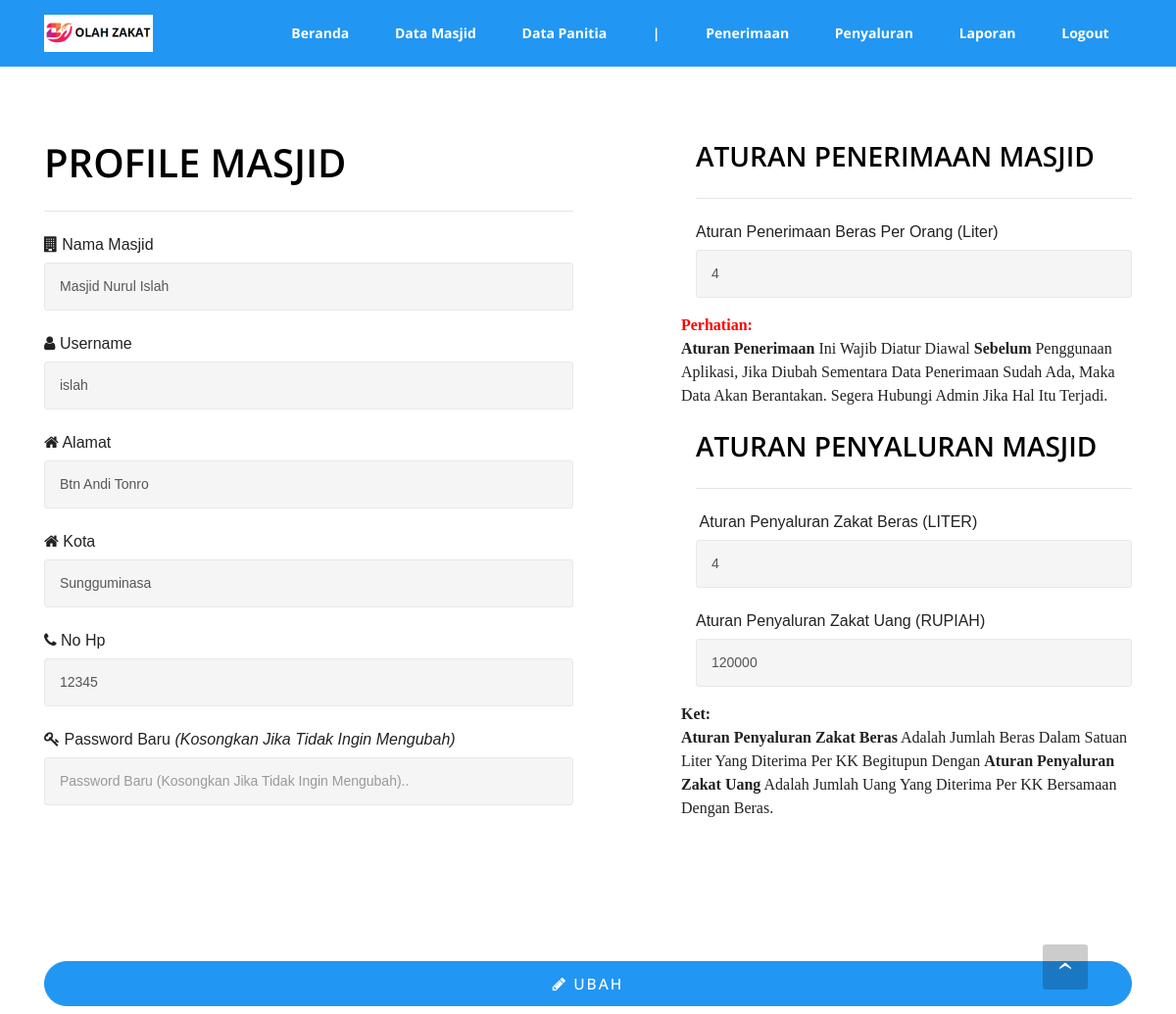
Screenshot of /admin/edit_user.php (signed in) with the database file from the repository.
### tables this page shows
CREATE TABLE IF NOT EXISTS `users` (
  `id` int(11) NOT NULL AUTO_INCREMENT,
  `nama` varchar(250) DEFAULT NULL,
  `username` varchar(250) DEFAULT NULL,
  `password` varchar(250) DEFAULT NULL,
  `alamat` text DEFAULT NULL,
  `kota` text DEFAULT NULL,
  `titik_kordinat` text DEFAULT NULL,
  `foto` text DEFAULT NULL,
  `no_hp` text DEFAULT NULL,
  `set_fitrah_beras` double DEFAULT 4,
  `set_fitrah_uang` double DEFAULT 50000,
  `set_beras_muzakki` double DEFAULT 4,
  `perkiraan_penerima` double DEFAULT 0,
  `hak_akses` text DEFAULT NULL,
  `created_at` timestamp NULL DEFAULT current_timestamp(),
  `updated_at` timestamp NULL DEFAULT current_timestamp() ON UPDATE current_timestamp(),
  PRIMARY KEY (`id`)
);

### admin/edit_user.php (the view, shortened to what this page needs)
<?php include('template/top.php') ?>
            <?php
                $id = $_SESSION['id'];
                $dt = mysqli_query($mysqli, "SELECT * FROM users WHERE id = $id");
                $d  = mysqli_fetch_array($dt);
            ?>
<form action="" class="form-horizontal" method="post" accept-charset="utf-8">
    <section class="mbr-section mbr-section-hero mbr-section-full mbr-after-navbar" id="header1-1" style="background-color: rgb(255, 255, 255);">
        <div class="mbr-table-cell">
            <div class="container">
                <div class="row">
                    <div class="mbr-section col-md-6 text-xs-center">
                        <h4 class="mbr-section-title display-3">PROFILE MASJID</h4>
                        <hr>
                        <div class="mbr-section-text">
                            <div class='row'>
                                <div class="col-lg-12">
                                    <div class="form-group">
                                        <label class="form-control-static pull-left"><span class="fa fa-building"></span> Nama Masjid</label>
                                        <input type="text" class="form-control" name="nama" placeholder="Nama Masjid.." value="<?php echo $d['nama'];?>">
                                    </div>
                                </div>
                                <div class="col-lg-12">
                                    <div class="form-group">
                                        <label class="form-control-static pull-left"><span class="fa fa-user"></span> Username</label>
                                        <input type="text" class="form-control" name="username" placeholder="Username.." value="<?php echo $d['username'];?>">
                                    </div>
                                </div>
                                <div class="col-lg-12">
                                    <div class="form-group">
                                        <label class="form-control-static pull-left"><span class="fa fa-home"></span> Alamat</label>
                                        <input type="text" class="form-control" name="alamat" placeholder="Alamat.." value="<?php echo $d['alamat'];?>">
                                    </div>
                                </div>
                                <div class="col-lg-12">
                                    <div class="form-group">
                                        <label class="form-control-static pull-left"><span class="fa fa-home"></span> Kota</label>
                                        <input type="text" class="form-control" name="kota" placeholder="Alamat.." value="<?php echo $d['kota'];?>">
                                    </div>
                                </div>
                                <div class="col-lg-12">
                                    <div class="form-group">
                                        <label class="form-control-static pull-left"><span class="fa fa-phone"></span> No Hp</label>
                                        <input type="text" class="form-control" name="no_hp" placeholder="No Handphone Pengurus.." value="<?php echo $d['no_hp'];?>">
                                    </div>
                                </div>
                                <div class="col-lg-12">
                                    <div class="form-group">
                                        <label class="form-control-static pull-left"><span class="fa fa-key"></span> Password Baru <i>(Kosongkan Jika Tidak Ingin Mengubah)</i></label>
                                        <input type="password" class="form-control" id="input_5" name="new_pass" placeholder="Password Baru (Kosongkan Jika Tidak Ingin Mengubah).." value="">
                                    </div>
                                </div>
                            </div>
                        </div>
                    </div>
                    <div class="mbr-section col-md-5 col-md-offset-1">
                        <h1 class="mbr-section-title display-3" style="font-size: 28px;">ATURAN PENERIMAAN MASJID</h1>
                        <hr>
                        <div class="mbr-section-text">
                            <div class='row'>
                                <div class="col-lg-12">
                                    <div class="form-group">
                                        <label class="form-control-static pull-left">Aturan Penerimaan Beras Per Orang (Liter)</label>
                                        <input type="number" class="form-control" name="set_beras_muzakki" min="0" placeholder="Aturan Penerimaan Beras Per Orang.." onkeypress="return onlyNumbers();" value="<?php echo $d['set_beras_muzakki'];?>">
                                    </div>
                                </div>
                                <span style="text-align: left!important;font-family: calibri;">
                                  <b style="color: red;">Perhatian:</b> <br>
                                    <b>Aturan Penerimaan</b> Ini Wajib Diatur Diawal <b>Sebelum</b> Penggunaan Aplikasi, Jika Diubah Sementara Data Penerimaan Sudah Ada, Maka Data Akan Berantakan. Segera Hubungi Admin Jika Hal Itu Terjadi.
                                    <br><br>
                                </span>
                            </div>
                        </div>
                        <h1 class="mbr-section-title display-3" style="font-size: 28px;">ATURAN PENYALURAN MASJID</h1>
                        <hr>
                        <div class="mbr-section-text">
                            <div class='row'>
                                <div class="col-lg-12">
                                    <div class="form-group">
                                        <label class="form-control-static pull-left"><span class="fa fa-mosque"></span> Aturan Penyaluran Zakat Beras (LITER)</label>
                                        <input type="text" class="form-control" name="set_fitrah_beras" placeholder="Aturan Penyaluran Zakat Beras (LITER).." value="<?php echo $d['set_fitrah_beras'];?>">
                                    </div>
                                </div>
                                <div class="col-lg-12">
                                    <div class="form-group">
                                        <label class="form-control-static pull-left"> Aturan Penyaluran Zakat Uang (RUPIAH)</label>
                                        <input type="number" class="form-control" name="set_fitrah_uang" min="0" placeholder="Aturan Penyaluran Zakat Uang (RUPIAH).." onkeypress="return onlyNumbers();" value="<?php echo $d['set_fitrah_uang'];?>">
                                    </div>
                                </div>
                                <span style="text-align: left!important;font-family: calibri;">
                                  <b>Ket:</b> <br>
                                    <b>Aturan Penyaluran Zakat Beras</b> Adalah Jumlah Beras Dalam Satuan Liter Yang Diterima Per KK Begitupun Dengan <b>Aturan Penyaluran Zakat Uang</b> Adalah Jumlah Uang Yang Diterima Per KK Bersamaan Dengan Beras.
                                    <br><br>
                                </span>
                            </div>
                        </div>
                    </div>
                    <div class="col-md-12">
                        <div class="mbr-section-text">
                            <div class='row'>
                              <center>
                              <div class="mbr-section-btn" style="float: center;">
                                  <div class="col-xs-12 col-sm-12 col-md-12 col-lg-12"><button type="submit" name="Update" class="col-xs-12 btn btn-lg btn-warning"><span class="fa fa-pencil"></span>&nbsp;UBAH</button></div>
                              </div>
                            </div>
                        </div>
                    </div>
                </div>
            </div>
        </div>
    </section>
</form>
<?php $tinggi = '130px'; include('template/bottom.php') ?>

### admin/assets/style(2).css (style rules this page uses)
.container { position: relative; }
.btn { margin-bottom: 0.5rem; }
.btn { font-family: 'Montserrat', sans-serif; font-weight: 500; letter-spacing: 2px; padding: 0.75rem 2.1875rem; font-size: 0.75rem; line-height: 1.5; border-radius: 3px; -webkit-transition: all .3s ease-in-out; -moz-transition: all .3s ease-in-out; transition: all .3s ease-in-out; }
.btn-lg { padding: 0.75rem 2.1874rem; font-size: 0.9687rem; line-height: 1.33333; border-radius: 3px; }
.btn-warning { background-color: #f3c649; border-color: #f3c649; box-shadow: none; color: #fff; }
.display-3 { font-size: 2.5rem; font-weight: 600; margin-top: 3.2rem; margin-bottom: 2rem; }
.form-control { background-color: #f5f5f5; border-radius: 3px; box-shadow: none; color: #565656; font-size: 0.875rem; line-height: 1.43; min-height: 3.5em; padding: 0.5em 1.07em 0.5em; }
.form-control, .form-control:focus { border: 1px solid #e8e8e8; }
body { font-family: 'Raleway', sans-serif; color: #232323; }
h1, h2, h3, h4, h5, h6, .h1, .h2, .h3, .h4, .h5, .h6, .display-1, .display-2, .display-3, .display-4 { font-family: 'Montserrat', sans-serif; word-break: break-word; word-wrap: break-word; }
input, textarea { font-family: "Raleway"; }
.mbr-section { position: relative; padding-top: 120px; padding-bottom: 120px; background-position: 50% 50%; background-repeat: no-repeat; background-size: cover; }
.mbr-section-full { display: table; height: 100vh; padding-bottom: 0; padding-top: 0; table-layout: fixed; width: 100%; }
.mbr-section-full > .mbr-table-cell { width: 100%; }
.mbr-section-title { margin-top: 0; }
.mbr-section-hero::before { display: none !important; }
.mbr-section-hero .mbr-section-title { color: #fff; margin-bottom: 1.6875rem; }
.mbr-section-hero .mbr-section-text { color: #222; }
.mbr-table-cell { position: relative; display: table-cell; float: none; padding-top: 0; padding-bottom: 0; vertical-align: middle; }

### admin/assets/mbr-additional.css (style rules this page uses)
body, input, textarea, .mbr-company .list-group-text { font-family: "Arial", 'Open Sans', sans-serif; }
.btn, .alert, h1, h2, h3, h4, h5, h6, .h1, .h2, .h3, .h4, .h5, .h6, .display-1, .display-2, .display-3, .display-4, .mbr-figure .mbr-figure-caption, .mbr-gallery-title, .mbr-map [data-state-details], .mbr-price { font-family: 'PT Sans', sans-serif; }
.btn { border-radius: 1.6em; }
.btn-warning { background-color: #f97352; border-color: #f97352; color: #ffffff; }
#header1-1 .mbr-section-title { text-align: left; color: #000000; font-family: 'Open Sans', sans-serif; }
#header1-1 .btn { font-family: 'Open Sans', sans-serif; }

### admin/assets/main.css (style rules this page uses)
html { height: 100%; font-family: 'Arial' !important; }
body { height: 100%; margin: 0; font-family: 'Arial' !important; }

### admin/assets/css/gigo-responsive.css (style rules this page uses)
:root { --main-color: #fff; --main-bg-color: #27569a; }

### admin/template/top.php (style rules this page uses)
:root { --Nmain-color: #fff; --Nmain-bg-color: #2196f3; --Nmain-bg-color-hover: #69b2ec; --Ncont-bg-color: #f8f8f8; --Nhover-nav-color: #dce1ed; }
.btn-warning { background-color: var(--Nmain-bg-color); border-color: var(--Nmain-bg-color); color: var(--Nmain-color); }

### rows the page displays
users: nama "Masjid Nurul Islah", username "islah", alamat "Btn Andi Tonro", kota "Sungguminasa", no_hp "12345", set_beras_muzakki "4", set_fitrah_beras "4", set_fitrah_uang "120000"
